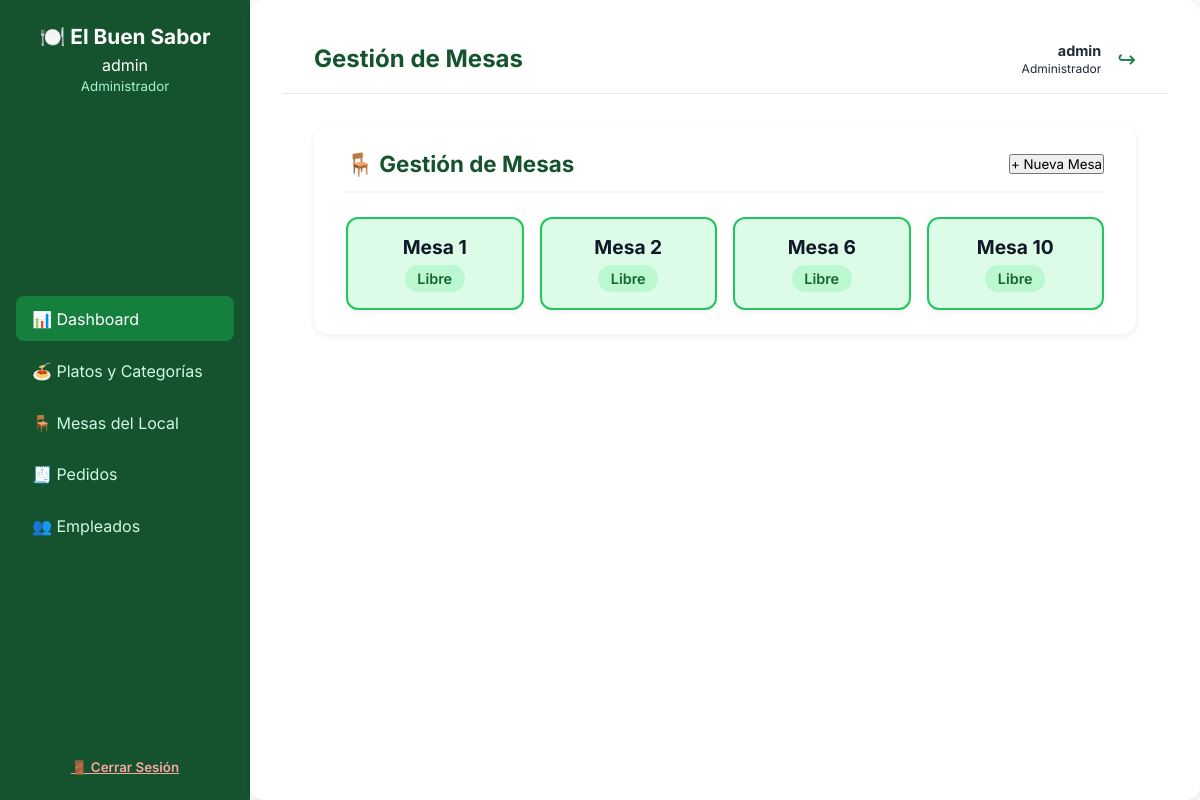
Before: /panel/mesas/ (signed in) with the older database file.
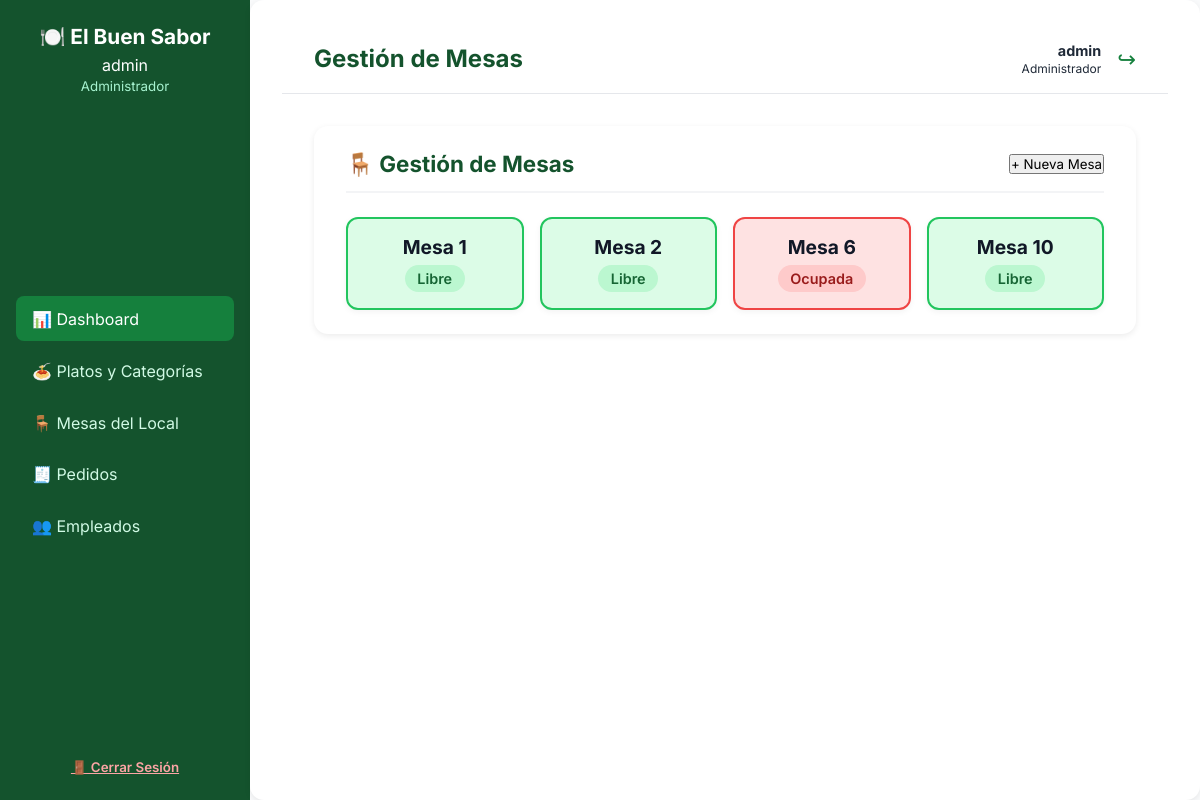
After: the same page with the newer database file.
### italian_cuisine_app/models.py (models this page shows, shortened)
class Mesa(models.Model):
    numero = models.PositiveIntegerField(unique=True)
    ocupada = models.BooleanField(default=False)

### italian_cuisine_app/views.py (the view, shortened to what this page needs)
# urls.py: path("panel/mesas/", PanelMesasView.as_view(), name="panel_mesas"),
class PanelMesasView(LoginRequiredMixin, View):
    template_name = "panel/mesas.html"
    login_url = "/login/"
    def get(self, request):
        empleado = Empleado.objects.get(user=request.user)
        mesas = Mesa.objects.all().order_by("numero")
        return render(request, self.template_name, {
            "mesas": mesas,
            "empleado": empleado  # 👈 agregado al contexto
        })

### italian_cuisine_app/templates/panel/mesas.html (shortened to what this page needs)
{% extends 'panel_base.html' %}
{% load static %}
{% block titulo %}Gestión de Mesas{% endblock %}
{% block contenido %}
<link rel="stylesheet" href="{% static 'css/mesas.css' %}">
<section class="panel">
  <div class="panel-header">
    <h2>🪑 Gestión de Mesas</h2>
    <button class="btn-primario" onclick="abrirModal('modalMesa')">+ Nueva Mesa</button>
  </div>
  <div class="grid-mesas">
    {% for mesa in mesas %}
      <div class="mesa-card {% if mesa.ocupada %}ocupada{% else %}libre{% endif %}" onclick="toggleMesa('{{ mesa.id }}')">
        <h3>Mesa {{ mesa.numero }}</h3>
        <p class="estado">{% if mesa.ocupada %}Ocupada{% else %}Libre{% endif %}</p>
      </div>
    {% empty %}
      <p class="sin-mesas">Aún no hay mesas registradas.</p>
    {% endfor %}
  </div>
</section>
{% endblock %}

Changed rows visible on the page:
changed Mesa (number 3 of 4 on the later page): ocupada "Libre" → "Ocupada"
